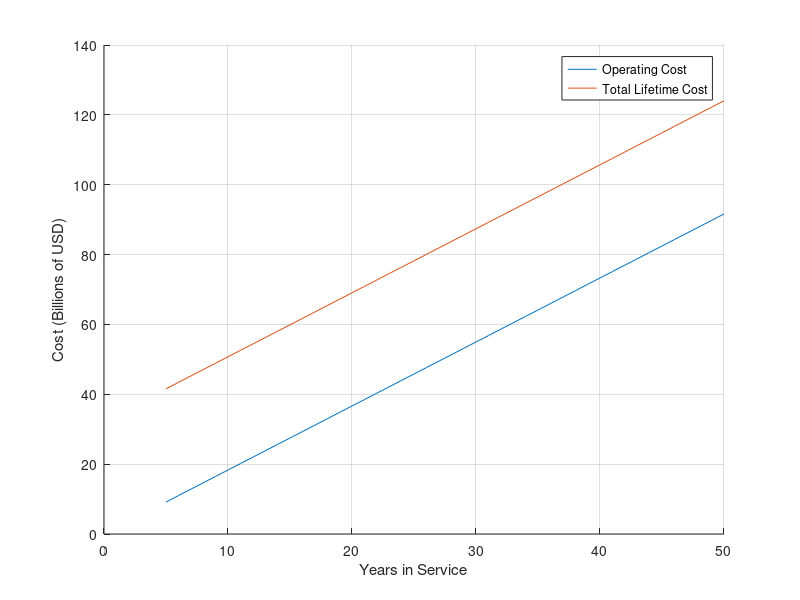

Here is the MATLAB script that generated this plot: (Note: this script raises an error after producing the figure.)
clear;close all;clc;
%% define input parameters
We = 2455.8; % empty weight [kg] ---> added up all of empty weights to and divided it by 9.81 m/s^2 to get kg 

YOO = 20; %Years of Operations

FT = 6.0284; %Flight time [hours]
Wf = 83536; %Fuel weight [N]
Fuel_Price = 711; %Price of JP-8 fuel per metric ton (1000kg) in USD (as of Feb 28, 2025)

Mach_max = 1.6;
speed_of_sound_mps = 343; % speed of sound at sea level (m/s) - adjust for altitude
V_mps = Mach_max * speed_of_sound_mps; % maximum velocity in m/s
V_kmh = V_mps * 3.6; % convert to km/h
V = V_kmh; % maximum velocity [km/h]


Q = 1000; % expected production quantity in five years 
FTA = 2; % number of flight-test aircraft

Neng = 2; % number of engines per aircraft

Tmax_lbf = 13500; % thrust per engine in lbf
Tmax_kN = Tmax_lbf * 4.448 / 1000; % total thrust in kN (converted from lbf)
Tmax = Tmax_kN; % engine maximum thrust [kN]

Cavionics = 1140400*Q; % avionics cost [dollars] (From AIAA document, avionics payload costs)


% choose the material and corresponding fudge factor
material = 'Aluminum'; % example, change as needed
switch material
    case 'Aluminum'
        fudge_factor = 1.0;
    case 'Graphite-epoxy'
        fudge_factor = 1.5; % taking the average of the range 1.1-1.8
    case 'Fiberglass'
        fudge_factor = 1.15; % taking the average of the range 1.1-1.2
    case 'Steel'
        fudge_factor = 1.75; % taking the average of the range 1.5-2.0
    case 'Titanium'
        fudge_factor = 1.45; % taking the average of the range 1.1-1.8
    otherwise
        error('Invalid material selected. Please choose from Aluminum, Graphite-epoxy, Fiberglass, Steel, or Titanium.');
end

%% Government Furnished Equipment Costs
if Neng == 1
    GFSys = 40;
end
if Neng == 2
    GFSys = 50;
end
GFEC = 1000*(200+10+500+200+300+1000+50+50); %Government equipment cost per aircraft is 2005 USD
GFEC_M = 1.63*GFEC; %Government equipment cost per aircraft in 2025 USD
%% DAPCA IV Cost Model

FF_General = 1.2; %General fudge factor for the DAPCA model for a more modern aircraft

% engineering hours (mks units)
He_mks = 5.18 * We^0.777 * V^0.894 * Q^0.163;

% tooling hours (mks units)
Ht_mks = 7.22 * We^0.777 * V^0.696 * Q^0.263;

% manufacturing hours (mks units)
Hm_mks = 10.5 * We^0.82 * V^0.484 * Q^0.641;

% qc hours
HQ = 0.133 * Hm_mks; % using mks units for consistency

% development support cost (mks units)
Cd_mks = 67.4 * We^0.630 * V^1.3;

% flight test cost (mks units)
Cf_mks = 1947 * We^0.325 * V^0.822 * FTA^1.21;

% manufacturing materials cost (mks units)
Cm_mks = 31.2 * We^0.921 * V^0.621 * Q^0.799;

% engine production cost (mks units)
Ceng_mks = (245000000/59)*Q*Neng; %59 Ej200 engines were sold to the Spanish Air force for 245 Million dollars in Dec 24

%% fudge factor to relevant cost components
Cd_mks = Cd_mks * fudge_factor; % development Support Cost
Cm_mks = Cm_mks * fudge_factor; % manufacturing Materials Cost
%Ceng_mks = Ceng_mks * fudge_factor; % engine Production Cost

%% TOTAL 

% hourly wrap rates in 2024 (Converted from 2012)
Re = 157.12;
Rt = 161.22;
Rq = 147.56;
Rm = 133.9;

% total rdt&e + flyaway cost (using mks units)
RDTandE_flyaway = GFEC_M*Q+FF_General*(Cd_mks + Ht_mks*Rt + Cm_mks + Hm_mks*Rm + HQ*Rq + Cf_mks + 2*Ceng_mks + Cavionics + He_mks*Re);

%% OPERATION AND SUPPORT COSTS (???) MAYBE GET RID OF 

% Fuel and Oil Costs
FHPY = 400; %Flight hours per year per aircraft
FPH = Wf/FT; %Fuel weight used per hour [N/hr]
FuelW_Yearly = FHPY*FPH; %Fuel weight used per year per aircraft [N/yr]
    Fuel_Total = (FuelW_Yearly/9.81)*(Fuel_Price/1000)*Q;

%Crew Salaries
CR = 1.1; %Crew Ratio
CN = 1; %Number of crew members per aircraft
CC = 2080*Re; %Cost per crew member
    Crew_Total = CN*CR*CC*Q; %Cost per year for crew to operate all produced aircrafts

% Maintenance
MMHPFH = 10; %Maintenance Man Hours Per Flight Hour
MMHPY = MMHPFH*FHPY; %Maintance Man Hours Per Year (per aircraft)
    Maintenance_Total = 2*MMHPY*Rm*Q; %Cost per year for maintance of all produced aircrafts

Operating_Yearly = Fuel_Total+Crew_Total+Maintenance_Total; %Operating costs per year
Operating_Hourly = (FPH/9.81)*(Fuel_Price/1000) + (CC*CN*CR)/365/24 + MMHPFH*2*Rm;
Operating_Total = Operating_Yearly*YOO; %Lifetime operating costs

for i = 5:50
    YIS(i-4) = i; %Years in service
    Op_Cost(i-4) = Operating_Yearly*i;
    LTC(i-4) = Op_Cost(i-4) + RDTandE_flyaway;
end

figure()
hold on
plot(YIS,Op_Cost/1000000000)
plot(YIS,LTC/1000000000)
xlabel('Years in Service')
ylabel('Cost (Billions of USD)')
legend('Operating Cost','Total Lifetime Cost')
grid on

%% TOTAL LIFE CYCLE

%total_lifecycle_cost = RDTandE_flyaway + sum(production_cost8(1000)) + total_operating_costs + total_support_costs;
total_lifecycle_cost = RDTandE_flyaway + Operating_Total;

%% Display Results

summaryTable = table(RDTandE_flyaway, Operating_Yearly, Operating_Total, total_lifecycle_cost, ...
    'VariableNames', { 'RDT&E + Flyaway Cost', 'Yearly Operating Costs', 'Lifetime Operating Costs', 'Total Lifecycle Cost' });

operatingTable = table(Fuel_Total, Crew_Total, Maintenance_Total, Operating_Yearly, Operating_Total, ...
    'VariableNames', { 'Yearly Fuel Costs', 'Yearly Crew Costs', 'Yearly Maintenance Costs','Yearly Operating Costs','Lifetime Operating Costs' });

RDTable = table(He_mks*Re,Ht_mks*Rt,HQ*Rq,Hm_mks*Rm,Cd_mks,Cf_mks,Cm_mks,Ceng_mks, ...
    'VariableNames', { 'Engineering Costs [Total]','Tooling Costs [Total]','Quality Control Costs [Total]','Manufacturing Costs [Total]','Development Support Cost','Flight Tests Cost','Manufacturing Materials Cost','Engines Cost' });

disp(summaryTable)
disp(operatingTable)
disp(RDTable)

